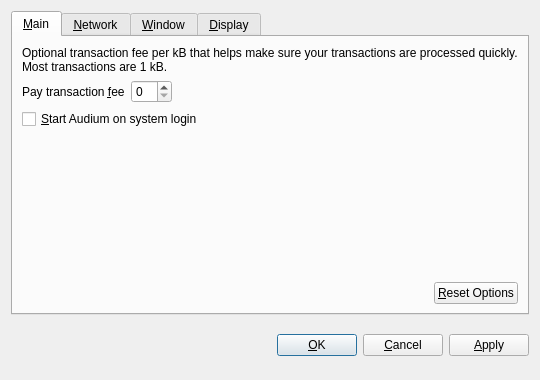
<?xml version="1.0" encoding="UTF-8"?>
<ui version="4.0">
 <class>OptionsDialog</class>
 <widget class="QDialog" name="OptionsDialog">
  <property name="geometry">
   <rect>
    <x>0</x>
    <y>0</y>
    <width>540</width>
    <height>380</height>
   </rect>
  </property>
  <property name="windowTitle">
   <string>Options</string>
  </property>
  <property name="modal">
   <bool>true</bool>
  </property>
  <layout class="QVBoxLayout" name="verticalLayout">
   <item>
    <widget class="QTabWidget" name="tabWidget">
     <property name="tabPosition">
      <enum>QTabWidget::North</enum>
     </property>
     <property name="currentIndex">
      <number>0</number>
     </property>
     <widget class="QWidget" name="tabMain">
      <attribute name="title">
       <string>&amp;Main</string>
      </attribute>
      <layout class="QVBoxLayout" name="verticalLayout_Main">
       <item>
        <widget class="QLabel" name="transactionFeeInfoLabel">
         <property name="text">
          <string>Optional transaction fee per kB that helps make sure your transactions are processed quickly. Most transactions are 1 kB.</string>
         </property>
         <property name="textFormat">
          <enum>Qt::PlainText</enum>
         </property>
         <property name="wordWrap">
          <bool>true</bool>
         </property>
        </widget>
       </item>
       <item>
        <layout class="QHBoxLayout" name="horizontalLayout_1_Main">
         <item>
          <widget class="QLabel" name="transactionFeeLabel">
           <property name="text">
            <string>Pay transaction &amp;fee</string>
           </property>
           <property name="textFormat">
            <enum>Qt::PlainText</enum>
           </property>
           <property name="buddy">
            <cstring>transactionFee</cstring>
           </property>
          </widget>
         </item>
         <item>
          <widget class="BitcoinAmountField" name="transactionFee"/>
         </item>
         <item>
          <spacer name="horizontalSpacer_1_Main">
           <property name="orientation">
            <enum>Qt::Horizontal</enum>
           </property>
           <property name="sizeHint" stdset="0">
            <size>
             <width>40</width>
             <height>20</height>
            </size>
           </property>
          </spacer>
         </item>
        </layout>
       </item>
       <item>
        <widget class="QCheckBox" name="bitcoinAtStartup">
         <property name="toolTip">
          <string>Automatically start Audium after logging in to the system.</string>
         </property>
         <property name="text">
          <string>&amp;Start Audium on system login</string>
         </property>
        </widget>
       </item>
       <item>
        <spacer name="verticalSpacer_Main">
         <property name="orientation">
          <enum>Qt::Vertical</enum>
         </property>
         <property name="sizeHint" stdset="0">
          <size>
           <width>20</width>
           <height>40</height>
          </size>
         </property>
        </spacer>
       </item>
       <item>
        <layout class="QHBoxLayout" name="horizontalLayout_2_Main">
         <item>
          <spacer name="horizontalSpacer_2_Main">
           <property name="orientation">
            <enum>Qt::Horizontal</enum>
           </property>
           <property name="sizeHint" stdset="0">
            <size>
             <width>40</width>
             <height>20</height>
            </size>
           </property>
          </spacer>
         </item>
         <item>
          <widget class="QPushButton" name="resetButton">
           <property name="toolTip">
            <string>Reset all client options to default.</string>
           </property>
           <property name="text">
            <string>&amp;Reset Options</string>
           </property>
           <property name="autoDefault">
            <bool>false</bool>
           </property>
          </widget>
         </item>
        </layout>
       </item>
      </layout>
     </widget>
     <widget class="QWidget" name="tabNetwork">
      <attribute name="title">
       <string>&amp;Network</string>
      </attribute>
      <layout class="QVBoxLayout" name="verticalLayout_Network">
       <item>
        <widget class="QCheckBox" name="mapPortUpnp">
         <property name="toolTip">
          <string>Automatically open the Audium client port on the router. This only works when your router supports UPnP and it is enabled.</string>
         </property>
         <property name="text">
          <string>Map port using &amp;UPnP</string>
         </property>
        </widget>
       </item>
       <item>
        <widget class="QCheckBox" name="connectSocks">
         <property name="toolTip">
          <string>Connect to the Audium network through a SOCKS proxy (e.g. when connecting through Tor).</string>
         </property>
         <property name="text">
          <string>&amp;Connect through SOCKS proxy:</string>
         </property>
        </widget>
       </item>
       <item>
        <layout class="QHBoxLayout" name="horizontalLayout_Network">
         <item>
          <widget class="QLabel" name="proxyIpLabel">
           <property name="text">
            <string>Proxy &amp;IP:</string>
           </property>
           <property name="textFormat">
            <enum>Qt::PlainText</enum>
           </property>
           <property name="buddy">
            <cstring>proxyIp</cstring>
           </property>
          </widget>
         </item>
         <item>
          <widget class="QValidatedLineEdit" name="proxyIp">
           <property name="maximumSize">
            <size>
             <width>140</width>
             <height>16777215</height>
            </size>
           </property>
           <property name="toolTip">
            <string>IP address of the proxy (e.g. 127.0.0.1)</string>
           </property>
          </widget>
         </item>
         <item>
          <widget class="QLabel" name="proxyPortLabel">
           <property name="text">
            <string>&amp;Port:</string>
           </property>
           <property name="textFormat">
            <enum>Qt::PlainText</enum>
           </property>
           <property name="buddy">
            <cstring>proxyPort</cstring>
           </property>
          </widget>
         </item>
         <item>
          <widget class="QLineEdit" name="proxyPort">
           <property name="maximumSize">
            <size>
             <width>55</width>
             <height>16777215</height>
            </size>
           </property>
           <property name="toolTip">
            <string>Port of the proxy (e.g. 9050)</string>
           </property>
          </widget>
         </item>
         <item>
          <widget class="QLabel" name="socksVersionLabel">
           <property name="text">
            <string>SOCKS &amp;Version:</string>
           </property>
           <property name="textFormat">
            <enum>Qt::PlainText</enum>
           </property>
           <property name="buddy">
            <cstring>socksVersion</cstring>
           </property>
          </widget>
         </item>
         <item>
          <widget class="QValueComboBox" name="socksVersion">
           <property name="toolTip">
            <string>SOCKS version of the proxy (e.g. 5)</string>
           </property>
          </widget>
         </item>
         <item>
          <spacer name="horizontalSpacer_Network">
           <property name="orientation">
            <enum>Qt::Horizontal</enum>
           </property>
           <property name="sizeHint" stdset="0">
            <size>
             <width>40</width>
             <height>20</height>
            </size>
           </property>
          </spacer>
         </item>
        </layout>
       </item>
       <item>
        <spacer name="verticalSpacer_Network">
         <property name="orientation">
          <enum>Qt::Vertical</enum>
         </property>
         <property name="sizeHint" stdset="0">
          <size>
           <width>20</width>
           <height>40</height>
          </size>
         </property>
        </spacer>
       </item>
      </layout>
     </widget>
     <widget class="QWidget" name="tabWindow">
      <attribute name="title">
       <string>&amp;Window</string>
      </attribute>
      <layout class="QVBoxLayout" name="verticalLayout_Window">
       <item>
        <widget class="QCheckBox" name="minimizeToTray">
         <property name="toolTip">
          <string>Show only a tray icon after minimizing the window.</string>
         </property>
         <property name="text">
          <string>&amp;Minimize to the tray instead of the taskbar</string>
         </property>
        </widget>
       </item>
       <item>
        <widget class="QCheckBox" name="minimizeOnClose">
         <property name="toolTip">
          <string>Minimize instead of exit the application when the window is closed. When this option is enabled, the application will be closed only after selecting Quit in the menu.</string>
         </property>
         <property name="text">
          <string>M&amp;inimize on close</string>
         </property>
        </widget>
       </item>
       <item>
        <spacer name="verticalSpacer_Window">
         <property name="orientation">
          <enum>Qt::Vertical</enum>
         </property>
         <property name="sizeHint" stdset="0">
          <size>
           <width>20</width>
           <height>40</height>
          </size>
         </property>
        </spacer>
       </item>
      </layout>
     </widget>
     <widget class="QWidget" name="tabDisplay">
      <attribute name="title">
       <string>&amp;Display</string>
      </attribute>
      <layout class="QVBoxLayout" name="verticalLayout_Display">
       <item>
        <layout class="QHBoxLayout" name="horizontalLayout_1_Display">
         <item>
          <widget class="QLabel" name="langLabel">
           <property name="text">
            <string>User Interface &amp;language:</string>
           </property>
           <property name="textFormat">
            <enum>Qt::PlainText</enum>
           </property>
           <property name="buddy">
            <cstring>lang</cstring>
           </property>
          </widget>
         </item>
         <item>
          <widget class="QValueComboBox" name="lang">
           <property name="toolTip">
            <string>The user interface language can be set here. This setting will take effect after restarting Audium.</string>
           </property>
          </widget>
         </item>
        </layout>
       </item>
       <item>
        <layout class="QHBoxLayout" name="horizontalLayout_2_Display">
         <item>
          <widget class="QLabel" name="unitLabel">
           <property name="text">
            <string>&amp;Unit to show amounts in:</string>
           </property>
           <property name="textFormat">
            <enum>Qt::PlainText</enum>
           </property>
           <property name="buddy">
            <cstring>unit</cstring>
           </property>
          </widget>
         </item>
         <item>
          <widget class="QValueComboBox" name="unit">
           <property name="toolTip">
            <string>Choose the default subdivision unit to show in the interface and when sending coins.</string>
           </property>
          </widget>
         </item>
        </layout>
       </item>
       <item>
        <widget class="QCheckBox" name="displayAddresses">
         <property name="toolTip">
          <string>Whether to show Audium addresses in the transaction list or not.</string>
         </property>
         <property name="text">
          <string>&amp;Display addresses in transaction list</string>
         </property>
        </widget>
       </item>
       <item>
        <widget class="QCheckBox" name="coinControlFeatures">
         <property name="toolTip">
          <string>Whether to show coin control features or not.</string>
         </property>
         <property name="text">
          <string>Display coin &amp;control features (experts only!)</string>
         </property>
        </widget>
       </item>
       <item>
        <spacer name="verticalSpacer_Display">
         <property name="orientation">
          <enum>Qt::Vertical</enum>
         </property>
         <property name="sizeHint" stdset="0">
          <size>
           <width>20</width>
           <height>40</height>
          </size>
         </property>
        </spacer>
       </item>
      </layout>
     </widget>
    </widget>
   </item>
   <item>
    <layout class="QHBoxLayout" name="horizontalLayout_Buttons">
     <item>
      <spacer name="horizontalSpacer_1">
       <property name="orientation">
        <enum>Qt::Horizontal</enum>
       </property>
       <property name="sizeHint" stdset="0">
        <size>
         <width>40</width>
         <height>48</height>
        </size>
       </property>
      </spacer>
     </item>
     <item>
      <widget class="QLabel" name="statusLabel">
       <property name="font">
        <font>
         <weight>75</weight>
         <bold>true</bold>
        </font>
       </property>
       <property name="text">
        <string/>
       </property>
       <property name="textFormat">
        <enum>Qt::PlainText</enum>
       </property>
       <property name="wordWrap">
        <bool>true</bool>
       </property>
      </widget>
     </item>
     <item>
      <spacer name="horizontalSpacer_2">
       <property name="orientation">
        <enum>Qt::Horizontal</enum>
       </property>
       <property name="sizeHint" stdset="0">
        <size>
         <width>40</width>
         <height>48</height>
        </size>
       </property>
      </spacer>
     </item>
     <item>
      <widget class="QPushButton" name="okButton">
       <property name="text">
        <string>&amp;OK</string>
       </property>
      </widget>
     </item>
     <item>
      <widget class="QPushButton" name="cancelButton">
       <property name="text">
        <string>&amp;Cancel</string>
       </property>
       <property name="autoDefault">
        <bool>false</bool>
       </property>
      </widget>
     </item>
     <item>
      <widget class="QPushButton" name="applyButton">
       <property name="text">
        <string>&amp;Apply</string>
       </property>
       <property name="autoDefault">
        <bool>false</bool>
       </property>
      </widget>
     </item>
    </layout>
   </item>
  </layout>
 </widget>
 <customwidgets>
  <customwidget>
   <class>BitcoinAmountField</class>
   <extends>QSpinBox</extends>
   <header>bitcoinamountfield.h</header>
  </customwidget>
  <customwidget>
   <class>QValueComboBox</class>
   <extends>QComboBox</extends>
   <header>qvaluecombobox.h</header>
  </customwidget>
  <customwidget>
   <class>QValidatedLineEdit</class>
   <extends>QLineEdit</extends>
   <header>qvalidatedlineedit.h</header>
  </customwidget>
 </customwidgets>
 <resources/>
 <connections/>
</ui>
